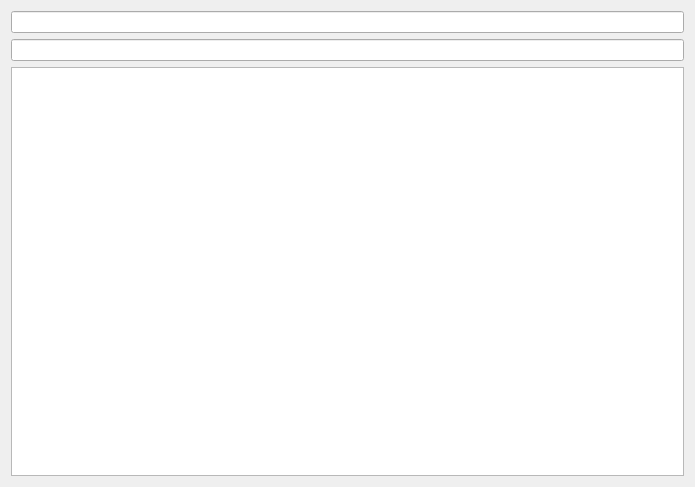
<?xml version="1.0" encoding="UTF-8"?>
<ui version="4.0">
 <class>Dialog</class>
 <widget class="QDialog" name="Dialog">
  <property name="geometry">
   <rect>
    <x>0</x>
    <y>0</y>
    <width>695</width>
    <height>487</height>
   </rect>
  </property>
  <property name="windowTitle">
   <string>Dialog</string>
  </property>
  <layout class="QGridLayout" name="gridLayout">
   <item row="0" column="0">
    <layout class="QVBoxLayout" name="verticalLayout">
     <item>
      <widget class="QLineEdit" name="lineEdit"/>
     </item>
     <item>
      <widget class="QLineEdit" name="lineEdit_2"/>
     </item>
     <item>
      <widget class="QTextEdit" name="textEdit"/>
     </item>
    </layout>
   </item>
  </layout>
 </widget>
 <resources/>
 <connections/>
</ui>
